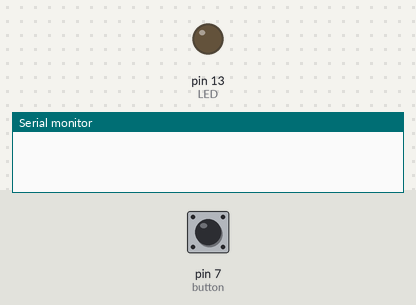
Simulated run of this sketch. Board: Arduino Uno, built with avr-gcc and run on an emulated ATmega328P. Shown: output pins drawn as LEDs (lit = HIGH), the last lines printed to the serial monitor. The inputs (shaded band) are chosen by the test bench; at power-on: pin 7 (button) LOW.

Above: at 1.2 s.
1.3 s: pin 7 (button) pulled HIGH for 0.15 s
At 2.5 s:
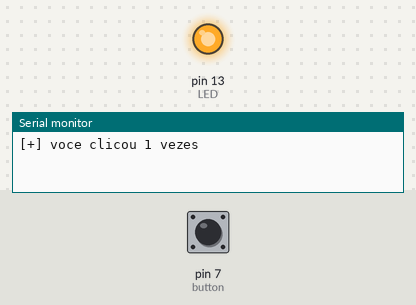
2.9 s: pin 7 (button) pulled HIGH for 1 s
At 3.9 s:
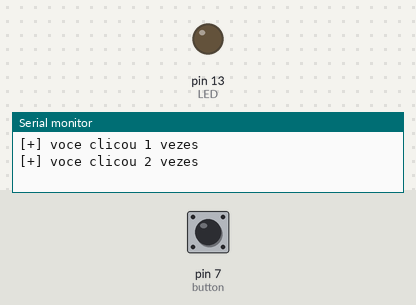
5.4 s: pin 7 (button) pulled HIGH for 3.2 s
At 5.8 s:
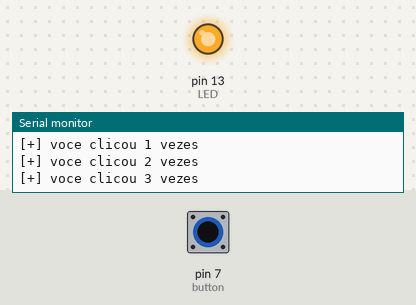
Timing chart, 0 to 8.4 s (numbered marks = the images above; inputs shaded):
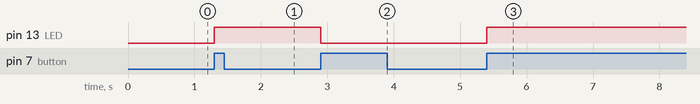

Measured:
- after the input at 1.3 s, pin 13 (LED): LOW → HIGH at once
- after the input at 2.9 s, pin 13 (LED): HIGH → LOW at once
- after the input at 5.4 s, pin 13 (LED): LOW → HIGH at once

The sketch:

ex2.ino
```cpp
// coded by @B4tataFitas

const int LED = 13;
const int button = 7;

bool ledState = false;
bool buttonState = false;
bool previousButtonState = false;
int buttonCounter = 0;

void setup() {
    Serial.begin(9600);
    pinMode(LED, OUTPUT);
    pinMode(button, INPUT);
}

int buttonActionCounter(int buttonCounter) {
    buttonCounter++ ;
    Serial.print("[+] voce clicou ");
    Serial.print(buttonCounter);
    Serial.println(" vezes");
    return buttonCounter;
}

void loop() {

    buttonState = digitalRead(button);

    switch (buttonState) {
    case 1:
        if (previousButtonState == 0) {
            buttonCounter = buttonActionCounter(buttonCounter);
            ledState = !ledState;// solução 1.exercicio
        }
        break;

    default:
        break;
    }

    previousButtonState = buttonState;
    digitalWrite(LED, ledState);

}
```
